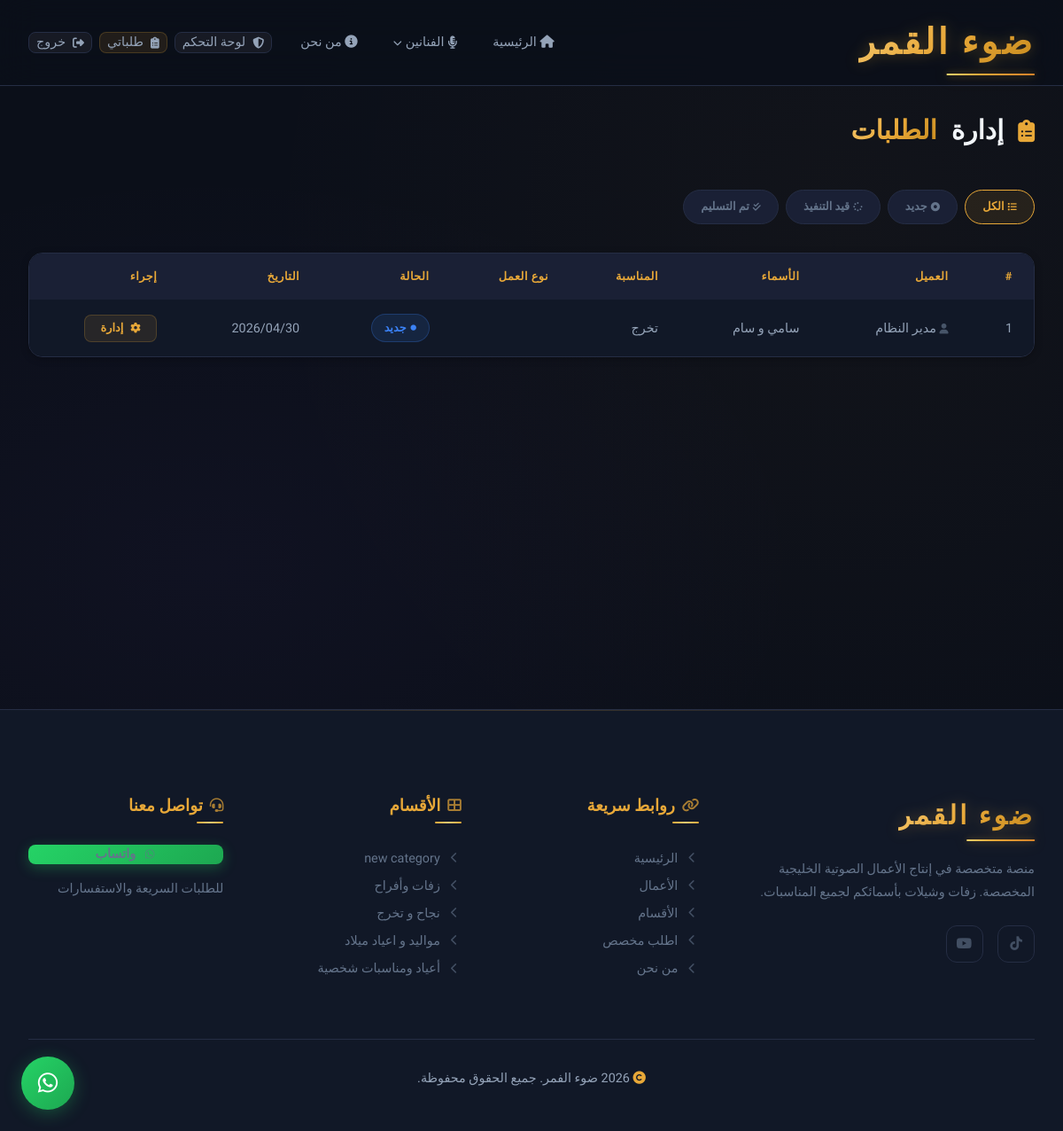
Page /admin/orders (signed in) on the committed database.
### app/models.py (models this page shows, shortened)
class Order(db.Model):
    __tablename__ = 'orders'
    id = db.Column(db.Integer, primary_key=True)
    user_id = db.Column(db.Integer, db.ForeignKey('users.id'), nullable=True)
    guest_name = db.Column(db.String(100), nullable=True)
    guest_phone = db.Column(db.String(20), nullable=True)
    names_requested = db.Column(db.String(300), nullable=False)
    subcategory_id = db.Column(db.Integer, db.ForeignKey('categories.id'), nullable=True)
    occasion_type = db.Column(db.String(100), nullable=False) # يمكن استخدامه كاسم القسم المختار
    work_type = db.Column(db.String(50), nullable=False)
    reference_sample_id = db.Column(db.Integer, db.ForeignKey('samples.id'), nullable=True)
    details = db.Column(db.Text, nullable=True)
    whatsapp_number = db.Column(db.String(20), nullable=False)
    status = db.Column(db.String(20), default='new')
    created_at = db.Column(db.DateTime, default=lambda: datetime.now(timezone.utc))
    updated_at = db.Column(db.DateTime, default=lambda: datetime.now(timezone.utc),
                           onupdate=lambda: datetime.now(timezone.utc))
    reference_sample = db.relationship('Sample', backref='orders')
    category = db.relationship('Category', foreign_keys=[subcategory_id])
    tracking_updates = db.relationship('TrackingUpdate', backref='order',
                                       lazy='dynamic', order_by='TrackingUpdate.created_at.desc()')
    @property
    def status_label(self):
        labels = {'new': 'جديد', 'in_progress': 'قيد التنفيذ', 'delivered': 'تم التسليم'}
        return labels.get(self.status, self.status)
    @property
    def status_color(self):
        colors = {'new': 'info', 'in_progress': 'warning', 'delivered': 'success'}
        return colors.get(self.status, 'info')

class User(UserMixin, db.Model):
    __tablename__ = 'users'
    id = db.Column(db.Integer, primary_key=True)
    name = db.Column(db.String(100), nullable=False)
    email = db.Column(db.String(120), unique=True, nullable=False)
    phone = db.Column(db.String(20), nullable=True)
    password_hash = db.Column(db.String(256), nullable=False)
    is_admin = db.Column(db.Boolean, default=False)
    created_at = db.Column(db.DateTime, default=lambda: datetime.now(timezone.utc))
    orders = db.relationship('Order', backref='user', lazy='dynamic')

class Category(db.Model):
    __tablename__ = 'categories'
    id = db.Column(db.Integer, primary_key=True)
    name = db.Column(db.String(100), nullable=False)
    slug = db.Column(db.String(100), unique=True, nullable=False)
    description = db.Column(db.Text, nullable=True)
    icon = db.Column(db.String(50), nullable=True)
    sort_order = db.Column(db.Integer, default=0)
    parent_id = db.Column(db.Integer, db.ForeignKey('categories.id'), nullable=True)
    subcategories = db.relationship(
        'Category',
        backref=db.backref('parent', remote_side=[id]),
        lazy='dynamic'
    )
    samples = db.relationship('Sample', backref='category', lazy='dynamic')

### app/routes/admin.py (the view)
@admin_bp.route('/orders')
@admin_required
def orders():
    status_filter = request.args.get('status', '')
    query = Order.query.order_by(Order.created_at.desc())
    if status_filter:
        query = query.filter_by(status=status_filter)
    all_orders = query.all()
    return render_template('admin/orders.html', orders=all_orders, status_filter=status_filter)

### app/routes/admin.py (called while the page is built)
def admin_required(f):
    @wraps(f)
    @login_required
    def decorated_function(*args, **kwargs):
        if not current_user.is_admin:
            flash('ليس لديك صلاحية الوصول', 'error')
            return redirect(url_for('main.index'))
        return f(*args, **kwargs)
    return decorated_function

### app/templates/admin/orders.html (shortened to what this page needs)
{% extends "base.html" %}
{% block content %}
<section class="admin-page">
    <div class="container">
        <div class="dashboard-header">
            <h1><i class="fas fa-clipboard-list"></i> إدارة <span class="accent-text">الطلبات</span></h1>
        </div>
        <div class="admin-filters">
            <a href="{{ url_for('admin.orders') }}" class="filter-btn {% if not status_filter %}active{% endif %}">
                <i class="fas fa-list"></i> الكل
            </a>
            <a href="{{ url_for('admin.orders', status='new') }}" class="filter-btn {% if status_filter == 'new' %}active{% endif %}">
                <i class="fas fa-circle-dot"></i> جديد
            </a>
            <a href="{{ url_for('admin.orders', status='in_progress') }}" class="filter-btn {% if status_filter == 'in_progress' %}active{% endif %}">
                <i class="fas fa-spinner"></i> قيد التنفيذ
            </a>
            <a href="{{ url_for('admin.orders', status='delivered') }}" class="filter-btn {% if status_filter == 'delivered' %}active{% endif %}">
                <i class="fas fa-check-double"></i> تم التسليم
            </a>
        </div>
        <div class="admin-table-wrapper animate-on-scroll">
            {% if orders %}
            <table class="admin-table">
                <thead>
                    <tr>
                        <th>#</th>
                        <th>العميل</th>
                        <th>الأسماء</th>
                        <th>المناسبة</th>
                        <th>نوع العمل</th>
                        <th>الحالة</th>
                        <th>التاريخ</th>
                        <th>إجراء</th>
                    </tr>
                </thead>
                <tbody>
                    {% for order in orders %}
                    <tr>
                        <td>{{ order.id }}</td>
                        <td>
                            <i class="fas fa-user" style="color: var(--text-dim); font-size: 0.8em;"></i>
                            {% if order.user %}{{ order.user.name }}{% else %}{{ order.guest_name or 'ضيف' }}{% endif %}
                        </td>
                        <td>{{ order.names_requested }}</td>
                        <td>{{ order.occasion_type }}</td>
                        <td>{{ order.work_type }}</td>
                        <td><span class="badge badge-{{ order.status_color }}"><i class="fas fa-circle" style="font-size: 0.5em;"></i> {{ order.status_label }}</span></td>
                        <td>{{ order.created_at.strftime('%Y/%m/%d') }}</td>
                        <td>
                            <a href="{{ url_for('admin.order_detail', order_id=order.id) }}" class="btn btn-sm btn-secondary"><i class="fas fa-cog"></i> إدارة</a>
                        </td>
                    </tr>
                    {% endfor %}
                </tbody>
            </table>
            {% else %}
            <div class="samples-empty">
                <div class="samples-empty__icon"><i class="fas fa-inbox"></i></div>
                <p>لا توجد طلبات</p>
            </div>
            {% endif %}
        </div>
    </div>
</section>
{% endblock %}

### app/templates/base.html (shortened to what this page needs)
<!DOCTYPE html>
<html lang="ar" dir="rtl">
<head>
    <link rel="stylesheet"
          href="https://cdnjs.cloudflare.com/ajax/libs/font-awesome/6.5.1/css/all.min.css"
          onerror="this.onerror=null;this.href='https://cdn.jsdelivr.net/npm/@fortawesome/fontawesome-free@6.5.1/css/all.min.css';" />
    <link rel="stylesheet" href="{{ url_for('static', filename='css/variables.css') }}">
    <link rel="stylesheet" href="{{ url_for('static', filename='css/base.css') }}">
    <link rel="stylesheet" href="{{ url_for('static', filename='css/components.css') }}">
    <link rel="stylesheet" href="{{ url_for('static', filename='css/pages.css') }}">
</head>
<body>
    <nav class="navbar" id="navbar">
        <div class="container">
            <a href="{{ url_for('main.index') }}" class="logo">ضوء القمر</a>
            <div class="nav-links" id="navLinks">
                <a href="{{ url_for('main.index') }}" class="{% if request.endpoint == 'main.index' %}active{% endif %}">
                    <i class="fas fa-home"></i> الرئيسية
                </a>
                <details class="nav-dropdown {% if request.endpoint == 'main.singer' %}active{% endif %}">
                    <summary class="nav-dropdown__summary">
                        <i class="fas fa-microphone-lines"></i> الفنانين
                        <i class="fas fa-chevron-down nav-dropdown__chevron"></i>
                    </summary>
                </details>
                <a href="{{ url_for('main.about') }}" class="{% if request.endpoint == 'main.about' %}active{% endif %}">
                    <i class="fas fa-info-circle"></i> من نحن
                </a>
                <div class="nav-auth">
                    {% if current_user.is_authenticated %}
                        {% if current_user.is_admin %}
                            <a href="{{ url_for('admin.dashboard') }}" class="btn btn-sm btn-ghost">
                                <i class="fas fa-shield-halved"></i> لوحة التحكم
                            </a>
                        {% endif %}
                        <a href="{{ url_for('orders.dashboard') }}" class="btn btn-sm btn-secondary">
                            <i class="fas fa-clipboard-list"></i> طلباتي
                        </a>
                        <a href="{{ url_for('auth.logout') }}" class="btn btn-sm btn-ghost">
                            <i class="fas fa-sign-out-alt"></i> خروج
                        </a>
                    {% endif %}
                </div>
            </div>
        </div>
    </nav>
    <main>
        {% block content %}{% endblock %}
    </main>
    <footer class="footer">
        <div class="container">
            <div class="footer-grid">
                <div class="footer-col footer-brand">
                    <div class="logo" style="margin-bottom: var(--space-lg); font-size: var(--fs-xl); display: inline-block;">ضوء القمر</div>
                    <p>منصة متخصصة في إنتاج الأعمال الصوتية الخليجية المخصصة. زفات وشيلات بأسمائكم لجميع المناسبات.</p>
                    <div class="footer-social">
                        <a href="https://www.tiktok.com/@.bo6b?_r=1&_t=ZS-95rwLRkdma8" aria-label="TikTok">
                            <i class="fab fa-tiktok"></i>
                        </a>
                        <a href="https://youtube.com/@zaffat-f9o?si=nrIe7QA_RzNBtxz0" aria-label="YouTube">
                            <i class="fab fa-youtube"></i>
                        </a>
                    </div>
                </div>
                <div class="footer-col">
                    <h4 class="footer-col__title"><i class="fas fa-link"></i> روابط سريعة</h4>
                    <a href="{{ url_for('main.index') }}"><i class="fas fa-chevron-left"></i> الرئيسية</a>
                    <a href="{{ url_for('main.index') }}#featured"><i class="fas fa-chevron-left"></i> الأعمال</a>
                    <a href="{{ url_for('main.index') }}#categories"><i class="fas fa-chevron-left"></i> الأقسام</a>
                    <a href="{{ url_for('orders.new_order') }}"><i class="fas fa-chevron-left"></i> اطلب مخصص</a>
                    <a href="{{ url_for('main.about') }}"><i class="fas fa-chevron-left"></i> من نحن</a>
                </div>
                <div class="footer-col">
                    <h4 class="footer-col__title"><i class="fas fa-th-large"></i> الأقسام</h4>
                    {% for category in footer_categories %}
                    <a href="{{ url_for('main.category', slug=category.slug) }}"><i class="fas fa-chevron-left"></i> {{ category.name }}</a>
                    {% endfor %}
                </div>
                <div class="footer-col">
                    <h4 class="footer-col__title"><i class="fas fa-headset"></i> تواصل معنا</h4>
                    <a href="https://wa.me/{{ whatsapp_number.replace('+', '') }}" target="_blank" class="btn btn-whatsapp btn-sm" style="margin-bottom: var(--space-md);">
                        <i class="fab fa-whatsapp"></i> واتساب
                    </a>
                    <p style="font-size: var(--fs-sm); color: var(--text-tertiary);">للطلبات السريعة والاستفسارات</p>
                </div>
            </div>
            <div class="footer-bottom">
                <p><i class="fas fa-copyright"></i> {{ brand_year }} {{ brand_name }}. جميع الحقوق محفوظة.</p>
            </div>
        </div>
    </footer>
    <a href="https://wa.me/{{ whatsapp_number.replace('+', '') }}" target="_blank" class="whatsapp-float" aria-label="تواصل واتساب">
        <i class="fab fa-whatsapp"></i>
    </a>
</body>
</html>

### app/static/css/variables.css (style rules this page uses)
:root { --accent: #E8A838; --accent-light: #F5C871; --accent-dark: #C78B1E; --accent-glow: rgba(232, 168, 56, 0.35); --accent-5: rgba(232, 168, 56, 0.05); --accent-10: rgba(232, 168, 56, 0.10); --accent-15: rgba(232, 168, 56, 0.15); --accent-20: rgba(232, 168, 56, 0.20); --gradient-accent: linear-gradient(135deg, #E8A838 0%, #F5C871 50%, #E8A838 100%); --gradient-accent-btn: linear-gradient(135deg, #E8A838 0%, #C78B1E 100%); --gradient-accent-text: linear-gradient(135deg, #F5C871, #E8A838, #C78B1E); --gradient-accent-vivid: linear-gradient(135deg, #F2D06B 0%, #E8A838 40%, #D4822A 100%); --secondary: #8B5CF6; --secondary-light: #A78BFA; --secondary-dark: #7C3AED; --secondary-glow: rgba(139, 92, 246, 0.25); --secondary-10: rgba(139, 92, 246, 0.10); --tertiary: #14B8A6; --tertiary-glow: rgba(20, 184, 166, 0.2); --bg-base: #0B0F19; --bg-card: #111827; --bg-elevated: #1A2035; --bg-hover: #1E2642; --bg-border: #252D44; --bg-border-light: #2E3A56; --text-primary: #F1F5F9; --text-secondary: #94A3B8; --text-tertiary: #64748B; --text-dim: #475569; --success: #22C55E; --success-bg: rgba(34, 197, 94, 0.12); --success-border: rgba(34, 197, 94, 0.25); --warning: #F59E0B; --warning-bg: rgba(245, 158, 11, 0.12); --warning-border: rgba(245, 158, 11, 0.25); --info: #3B82F6; --info-bg: rgba(59, 130, 246, 0.12); --info-border: rgba(59, 130, 246, 0.25); --error: #EF4444; --error-bg: rgba(239, 68, 68, 0.12); --error-border: rgba(239, 68, 68, 0.25); --whatsapp: #25D366; --whatsapp-dark: #1DA851; --whatsapp-glow: rgba(37, 211, 102, 0.3); --font-primary: 'Tajawal', 'Segoe UI', sans-serif; --fs-xs: clamp(0.7rem, 0.65rem + 0.25vw, 0.8rem); --fs-sm: clamp(0.8rem, 0.75rem + 0.3vw, 0.9rem); --fs-base: clamp(0.9rem, 0.85rem + 0.35vw, 1rem); --fs-md: clamp(1rem, 0.9rem + 0.5vw, 1.15rem); --fs-lg: clamp(1.15rem, 1rem + 0.7vw, 1.4rem); --fs-xl: clamp(1.4rem, 1.15rem + 1.2vw, 1.85rem); --fs-2xl: clamp(1.75rem, 1.35rem + 2vw, 2.5rem); --fs-3xl: clamp(2.2rem, 1.5rem + 3.5vw, 3.5rem); --fs-hero: clamp(2rem, 1.2rem + 4vw, 3.8rem); --fw-light: 300; --fw-regular: 400; --fw-medium: 500; --fw-bold: 700; --fw-black: 900; --lh-tight: 1.3; --lh-normal: 1.6; --lh-relaxed: 1.8; --space-xs: 0.25rem; --space-sm: 0.5rem; --space-md: 1rem; --space-lg: 1.5rem; --space-xl: 2rem; --space-2xl: 3rem; --space-3xl: 4rem; --space-4xl: 6rem; --space-section: clamp(3rem, 2rem + 5vw, 6rem); --container-max: 1200px; --container-padding: clamp(1rem, 3vw, 2rem); --radius-sm: 8px; --radius-md: 12px; --radius-lg: 16px; --radius-xl: 24px; --radius-full: 9999px; --shadow-sm: 0 2px 8px rgba(0, 0, 0, 0.25); --shadow-md: 0 4px 24px rgba(0, 0, 0, 0.35); --shadow-lg: 0 8px 40px rgba(0, 0, 0, 0.45); --shadow-accent: 0 4px 25px rgba(232, 168, 56, 0.2); --shadow-accent-lg: 0 8px 40px rgba(232, 168, 56, 0.25); --shadow-card: 0 4px 20px rgba(0, 0, 0, 0.3); --shadow-card-hover: 0 12px 40px rgba(0, 0, 0, 0.4), 0 0 0 1px rgba(232, 168, 56, 0.1); --glass-bg: rgba(11, 15, 25, 0.8); --glass-bg-heavy: rgba(11, 15, 25, 0.92); --glass-border: rgba(232, 168, 56, 0.12); --glass-blur: 20px; --transition-fast: 0.15s ease; --transition-base: 0.3s cubic-bezier(0.4, 0, 0.2, 1); --transition-slow: 0.5s cubic-bezier(0.4, 0, 0.2, 1); --transition-spring: 0.5s cubic-bezier(0.175, 0.885, 0.32, 1.275); --z-dropdown: 100; --z-sticky: 200; --z-nav: 300; --z-modal: 400; --z-whatsapp: 500; }

### rows in the picture
Order: id "1", user.name "مدير النظام", names_requested "سامي و سام", occasion_type "تخرج", status_label "جديد", created_at "2026/04/30"
Category: name "new category"
Category: name "زفات وأفراح"
Category: name "نجاح و تخرج"
Category: name "مواليد و اعياد ميلاد"
Category: name "أعياد ومناسبات شخصية"

### other values in the picture
{{ brand_name }} "ضوء الفمر"
